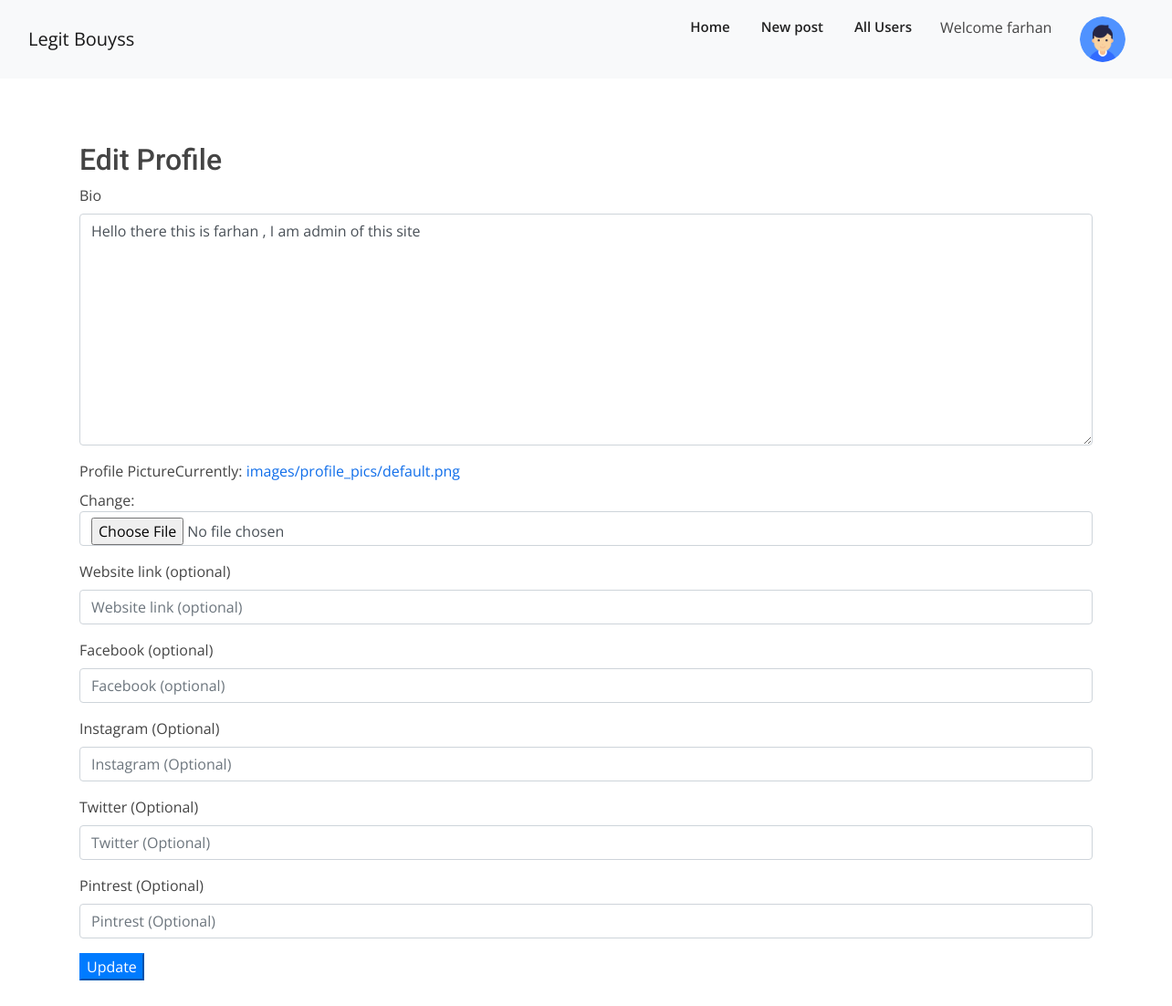
Before: /profile-update/farhan/1/ (signed in) with the older database file.
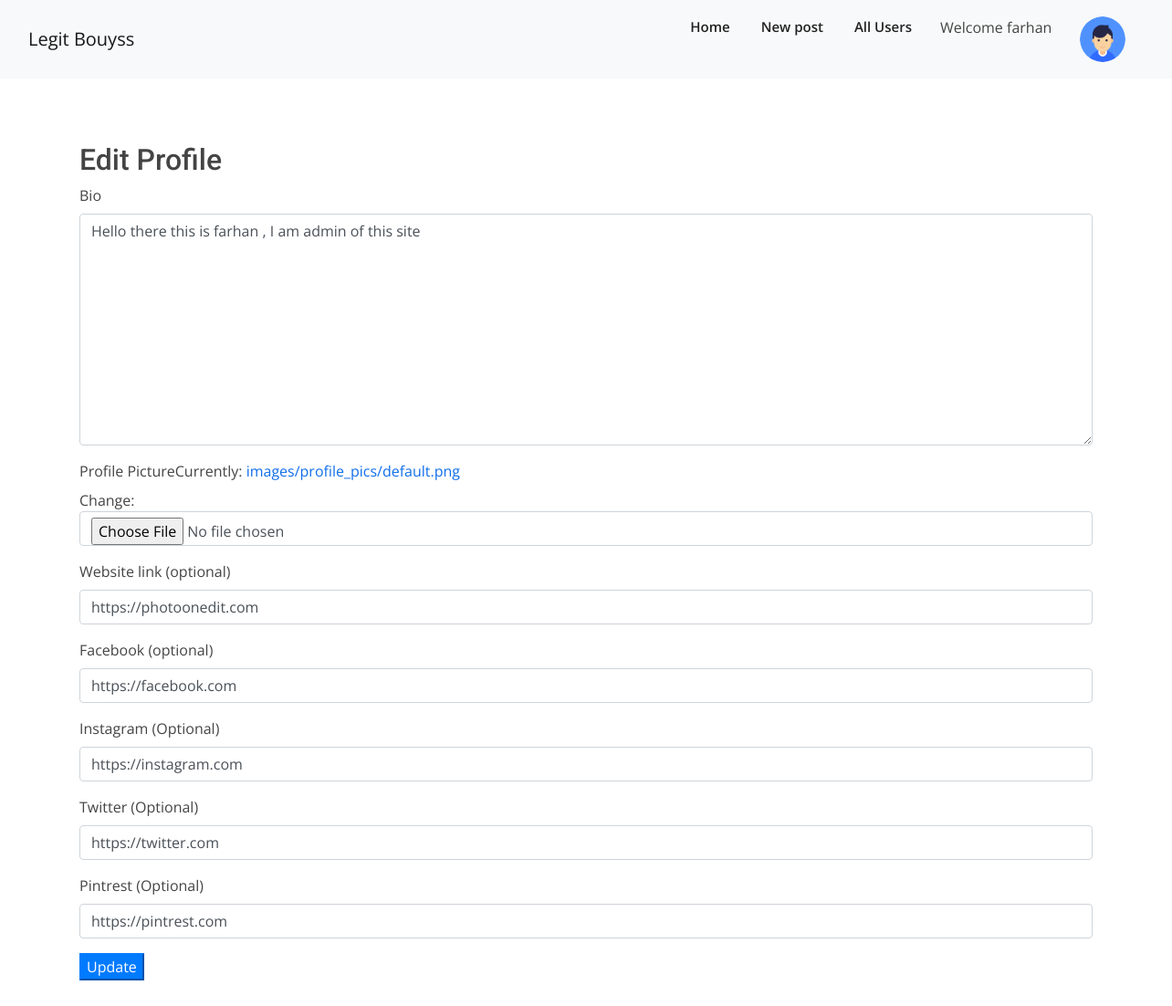
After: the same page with the newer database file.
### blog/models.py (models this page shows, shortened)
class UserProfile(models.Model):
    user = models.OneToOneField(User,null=True,blank=True,on_delete=models.SET_NULL)
    profilepic = models.ImageField(upload_to='images/profile_pics/',default='images/profile_pics/default.png')
    bio = models.TextField()
    website_url = models.URLField(null=True,blank=True)
    facebook_url = models.URLField(null=True,blank=True)
    instagram_url = models.URLField(null=True,blank=True)
    twitter_url = models.URLField(null=True,blank=True)
    pintrest_url = models.URLField(null=True,blank=True)

### blog/views.py (the view, shortened to what this page needs)
# urls.py: path("profile-update/<username>/<pk>/",views.update_profile.as_view(),name='profile_update'),
class update_profile(UpdateView):
    model = UserProfile
    form_class = UserProfileForm
    template_name = 'blog/profile_update.html'
    def get_object(self,*args,**kwargs):
        obj = super().get_object(*args,**kwargs)
        if obj.user != self.request.user:
            raise PermissionDenied()
        return obj

### blog/forms.py
class UserProfileForm(forms.ModelForm):
    class Meta:
        model = UserProfile
        fields = ("bio","profilepic","website_url","facebook_url","instagram_url","twitter_url","pintrest_url")
    def __init__(self,*args,**kwargs):
        super().__init__(*args,**kwargs)
        self.fields['bio'].label = "Bio"
        self.fields['profilepic'].label = "Profile Picture"
        self.fields["website_url"].label = "Website link (optional)"
        self.fields["facebook_url"].label = "Facebook (optional) "
        self.fields["instagram_url"].label = "Instagram (Optional) "
        self.fields["twitter_url"].label = "Twitter (Optional) "
        self.fields["pintrest_url"].label = "Pintrest (Optional)"

### blog/templates/blog/profile_update.html (shortened to what this page needs)
{% extends 'main2.html' %}
{% load bootstrap4 %}
{% block content %}
    <h2>Edit Profile</h2>
    <form action="" method="post">
        {% bootstrap_form form %}
        <input type="submit" class="btn'btn-success btn-primary" value="Update">
    </form>
{% endblock %}

Changed rows visible on the page:
changed UserProfile "Hello there this is farhan , I am admin of this site": website_url (not shown) → "https://photoonedit.com"; facebook_url (not shown) → "https://facebook.com"; instagram_url (not shown) → "https://instagram.com"; twitter_url (not shown) → "https://twitter.com"; pintrest_url (not shown) → "https://pintrest.com"
